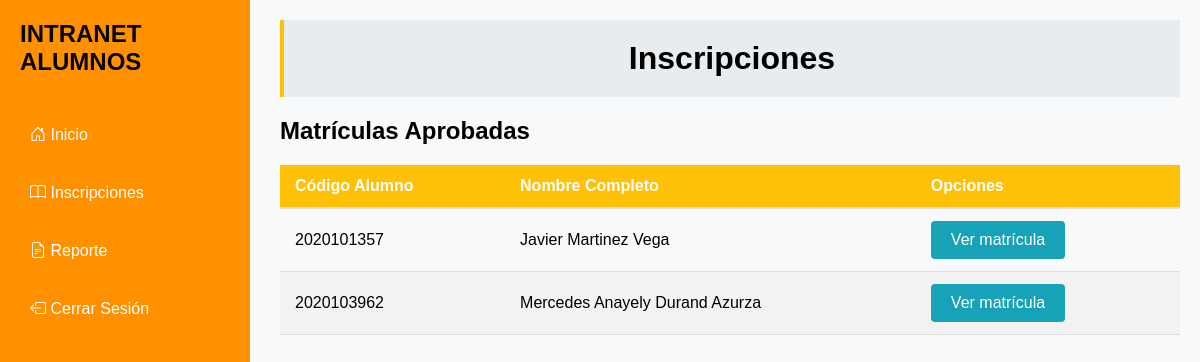
The app's page /inscripciones/ (signed in), older data.
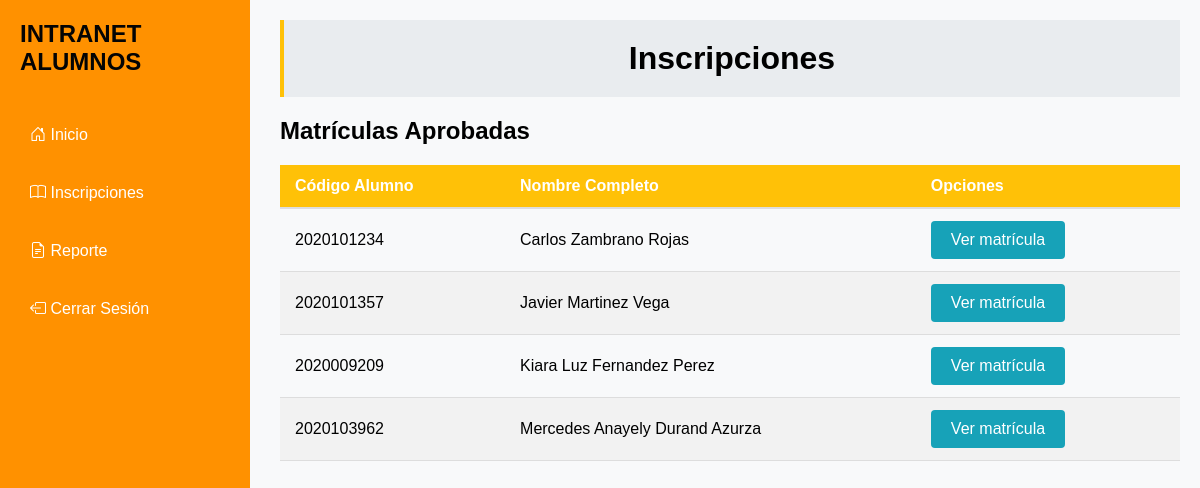
The same page, newer data.
### App/models.py (models this page shows, shortened)
class Matricula(models.Model):
    id_matricula = models.AutoField(primary_key=True)
    alumno = models.ForeignKey(Alumno, on_delete=models.CASCADE)
    cursos = models.ManyToManyField(Curso)
    boucher = models.ManyToManyField(Boucher)
    plan = models.ForeignKey(Plan, on_delete=models.CASCADE)
    fecha_matricula = models.DateTimeField(default=timezone.now)
    estado = models.CharField(max_length=20, default='pendiente')
    mensaje_rechazo = models.TextField(blank=True, null=True)
    mensaje_aprobacion = models.TextField(blank=True, null=True)

class Alumno(models.Model):
    id_alumno = models.AutoField(primary_key=True)
    codigo = models.CharField(max_length=10, default=1)
    plan = models.ForeignKey(Plan, on_delete=models.CASCADE)
    nombres = models.CharField(max_length=100)
    apellido_paterno = models.CharField(max_length=100)
    apellido_materno = models.CharField(max_length=100)
    dni = models.CharField(max_length=8)
    correo = models.EmailField(max_length=100)
    celular = models.CharField(max_length=9)
    escuela = models.ForeignKey(Escuela, on_delete=models.CASCADE)
    anio = models.IntegerField(default=1)

### App/views.py (the view)
# urls.py: path('inscripciones/', views.inscripciones, name='inscripciones'),
@login_required
@administrador_required
def inscripciones(request):
    matriculas_aprobadas = Matricula.objects.filter(estado='aprobado').select_related('alumno').order_by('-fecha_matricula')
    context = {
        'matriculas_aprobadas': matriculas_aprobadas,
    }
    return render(request, 'inscripcion.html', context)

### App/templates/inscripcion.html
{% extends 'base.html' %}
{% block content %}
<div class="Datos_Matricula" style="margin-left: 260px;">
    <h1>Inscripciones</h1>
    <h2>Matrículas Aprobadas</h2>
    <table class="tabla-canasta tabla-inscripcion">
        <thead>
            <tr>
                <th>Código Alumno</th>
                <th>Nombre Completo</th>
                <th>Opciones</th>
            </tr>
        </thead>
        <tbody>
            {% for matricula in matriculas_aprobadas %}
            <tr>
                <td>{{ matricula.alumno.codigo }}</td>
                <td>{{ matricula.alumno.nombres }} {{ matricula.alumno.apellido_paterno }} {{ matricula.alumno.apellido_materno }}</td>
                <td>
                    <a href="{% url 'ver_matricula' matricula.id_matricula %}" class="btn btn-primary">Ver matrícula</a>
                </td>
            </tr>
            {% empty %}
            <tr>
                <td colspan="3">No hay matrículas aprobadas.</td>
            </tr>
            {% endfor %}
        </tbody>
    </table>
</div>
{% endblock %}

### App/templates/base.html (shortened to what this page needs)
<!DOCTYPE html>
<html lang="en">
<head>
    <link rel="stylesheet" href="https://cdn.jsdelivr.net/npm/bootstrap-icons@1.11.3/font/bootstrap-icons.min.css">
    <link rel="stylesheet" href="https://cdnjs.cloudflare.com/ajax/libs/font-awesome/6.6.0/css/all.min.css">
</head>
<body>
    <main class="barra">
        <div class="container">
            <aside class="sidebar">
                <div class="sidebar-header">
                    <h2>INTRANET ALUMNOS</h2>
                </div>
                <nav>
                    <ul>
                        {% if request.user.is_authenticated %}
                            <li class="nav-link">
                                <a href="{% url 'home' %}">
                                    <i class="bi bi-house-door"></i>
                                    Inicio
                                </a>
                            </li>
                            {% if request.user.rol == 'alumno' %}
                            <li class="nav-link">
                                <a href="{% url 'perfil' username=request.user.username %}">
                                    <i class="bi bi-person"></i>
                                    Perfil
                                </a>
                            </li>
                            <li class="nav-link">
                                <a href="{% url 'matricula' %}">
                                    <i class="bi bi-envelope-paper"></i>
                                    Matrícula
                                </a>
                            </li>
                            <li class="nav-link">
                                <a href="{% url 'historial' %}">
                                    <i class="bi bi-book"></i>
                                    Historial
                                </a>
                            </li>
                            <li class="nav-link">
                                <a href="{% url 'estado_matricula' %}">
                                    <i class="bi bi-calendar-check"></i>
                                    Detalle de matrícula
                                </a>
                            </li>
                            {% elif request.user.rol == 'administrador' %}
                            <li class="nav-link">
                                <a href="{% url 'inscripciones' %}">
                                    <i class="bi bi-book"></i>
                                    Inscripciones
                                </a>
                            </li>
                            <li class="nav-link">
                                <a href="{% url 'reporte' %}">
                                    <i class="bi bi-file-earmark-text"></i>
                                    Reporte
                                </a>
                            </li>
                            {% endif %}
                            <li class="nav-link">
                                <a href="{% url 'signout' %}">
                                    <i class="bi bi-box-arrow-left"></i>
                                    Cerrar Sesión
                                </a>
                            </li>
                        {% else %}
                            <p>Por favor, inicia sesión.</p>
                        {% endif %}
                    </ul>
                </nav>
            </aside>
        <div class="content">
            <div class="container ml-8">
                {% block content %}
                {% endblock %}
            </div>
        </div>
    </main>
</body>
</html>

### App/templates/base.html (style rules this page uses)
* { margin: 0; padding: 0; box-sizing: border-box; font-family: Arial, sans-serif; }
body { display: flex; min-height: 100vh; }
.container { display: flex; width: 100%; height: 100%; }
.sidebar { width: 250px; background-color: #ff9100; color: white; padding: 20px; display: flex; flex-direction: column; align-items: flex-start; position: fixed; height: 100%; left: 0; top: 0; }
.sidebar-header h2 { color: #040404; }
nav ul { list-style: none; padding: 20px 0; }
nav ul li { margin: 20px 0; }
nav ul li a { color: #ffffff; text-decoration: none; display: block; padding: 10px; border-radius: 4px; transition: background-color 0.3s; }
.barra { flex-grow: 1; background-color: #f8f9fa; }
.content { margin-top: 20px; }
.btn { display: inline-block; padding: 10px 20px; margin-right: 10px; background-color: #17a2b8; color: white; text-decoration: none; border-radius: 4px; transition: background-color 0.3s; }
.content { width: 100%; }
.Datos_Matricula h1, .Historial_Matricula h1 { background-color: #e9ecef; padding: 20px; border-left: 4px solid #ffc107; text-align: center; }
.Datos_Matricula, .Historial_Matricula { width: calc(100% - 240px); margin-left: 240px; margin-top: -20px; padding: 20px; display: flex; flex-direction: column; gap: 20px; }
a { text-decoration: none; color: #138496; }
.tabla-inscripcion { margin-top: 0px !important; }
.tabla-canasta { width: 100%; border-collapse: collapse; margin-top: 20px; }
.tabla-canasta th, .tabla-canasta td { padding: 12px 15px; text-align: left; }
.tabla-canasta thead { background-color: #ffc107; color: white; }
.tabla-canasta tbody tr:nth-child(even) { background-color: #f2f2f2; }
.tabla-canasta th { font-weight: bold; border-bottom: 2px solid #ddd; }
.tabla-canasta td { border-bottom: 1px solid #ddd; }

Row changes from the older to the newer data that the page shows:
now on this page (row edited): Matricula: alumno.codigo "2020101234", alumno.nombres "Carlos", alumno.apellido_paterno "Zambrano", alumno.apellido_materno "Rojas"
now on this page (row edited): Matricula: alumno.codigo "2020009209", alumno.nombres "Kiara Luz", alumno.apellido_paterno "Fernandez", alumno.apellido_materno "Perez"
